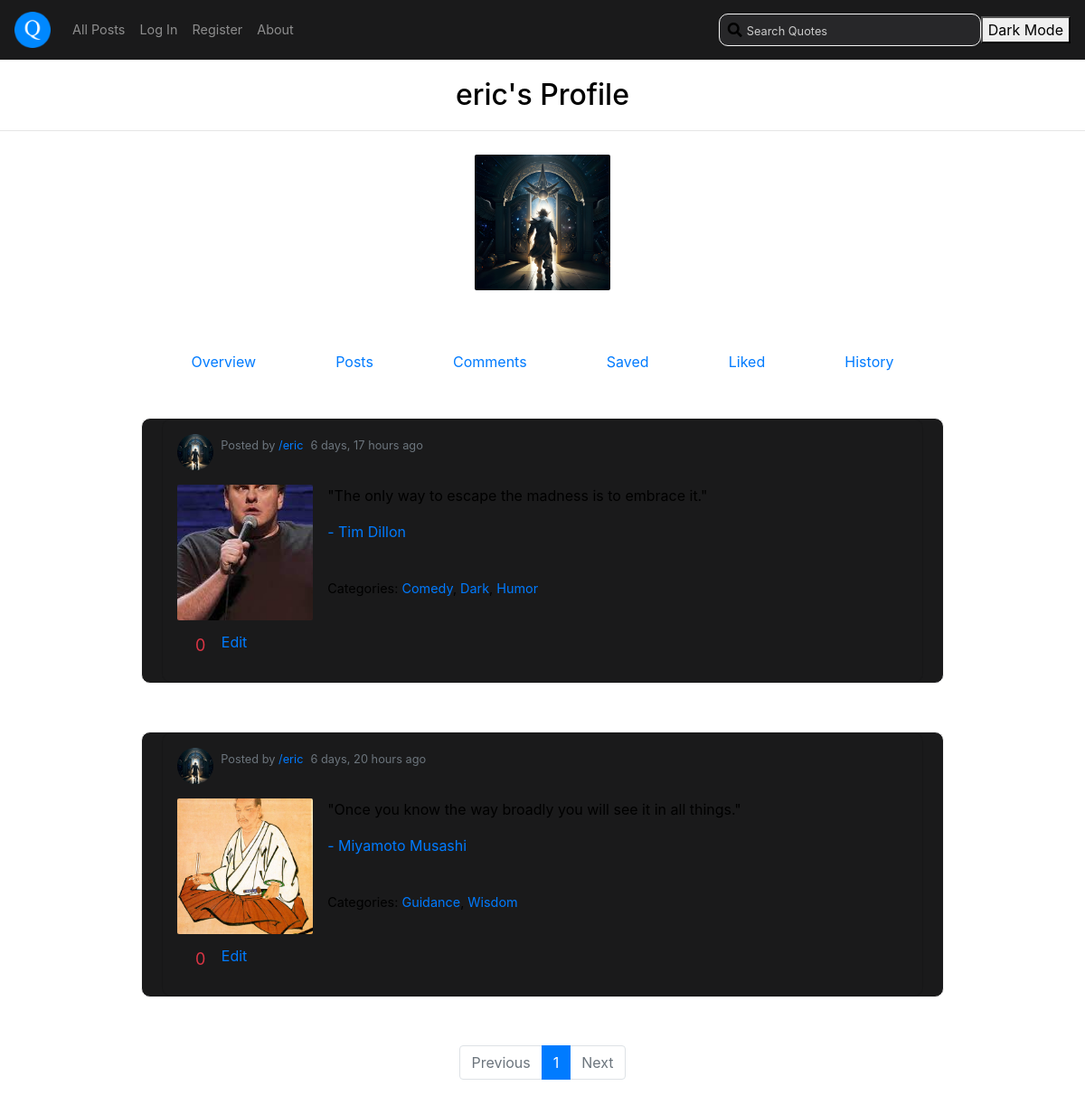
Screenshot of /profile/3/ with the database file from the repository.
### quote/models.py (models this page shows, shortened)
class User(AbstractUser):
    pass

class UserProfile(models.Model):
    user = models.OneToOneField(User, on_delete=models.CASCADE, related_name='userprofile')
    country_of_origin = models.CharField(max_length=200, blank=True)
    profile_picture = models.ImageField(upload_to='profile_pictures/', blank=True)
    birthday = models.DateField(blank=True, null=True)

class Quote(models.Model):
    text = models.TextField()
    author = models.ForeignKey(Author, on_delete=models.CASCADE, related_name='quotes')
    categories = models.ManyToManyField(Category, related_name='quotes')
    user = models.ForeignKey(User, on_delete=models.CASCADE, related_name='quotes')    # user that posted the quote
    timestamp = models.DateTimeField(auto_now_add=True)

class Author(models.Model):
    name = models.CharField(max_length=200)
    bio = models.TextField(blank=True)
    image = models.ImageField(upload_to='authors/', blank=True)

class Category(models.Model):
    name = models.CharField(max_length=200)

### quote/views.py (the view)
# urls.py: path('profile/<int:id>/', views.profile, name='profile'),
def profile(request, id):
    try:
        userprofile = User.objects.get(pk=id)
        quotes = Quote.objects.filter(user=userprofile).order_by('-timestamp')
        paginator = Paginator(quotes, 10)
        page_number = request.GET.get('page')
        page_obj = paginator.get_page(page_number)
        quote_count = Quote.objects.filter(user=userprofile).count()
        comment_count = Comment.objects.filter(user=userprofile).count()
        like_count = Like.objects.filter(user=userprofile).count()
        is_following = False
        if request.user.is_authenticated:
            is_following = Follow.objects.filter(follower=request.user, followed=userprofile).exists()
        return render(request, "quote/profile.html", {
            'page_obj': page_obj,
            'userprofile': userprofile,
            'quote_count': quote_count,
            'comment_count': comment_count,
            'like_count': like_count,
            'is_following': is_following,
        })
    except ObjectDoesNotExist:
        return HttpResponse("User does not exist", status=404)

### quote/templates/quote/profile.html (shortened to what this page needs)
{% extends "quote/layout.html" %}
{% block body %}
    <h2>{% if userprofile %} {{userprofile.username}}'s {% endif %}Profile</h2>
    <hr>
    <div class="container">
        <div class="profile-info">
            {% if userprofile.userprofile.profile_picture %}
                <img src="{{ userprofile.userprofile.profile_picture.url }}" alt="Profile image" style="width: 150px; height: 150px; border-radius: 2px; object-fit: cover;">
            {% else %}
                <p>No profile picture.</p>
            {% endif %}
            <br>
        </div>
        <div class="profile-links-view" id="profile-links-view">
            <a href="#" class="overview-link" id="overview-link">Overview</a>
            <a href="#" class="posts-link" id="posts-link">Posts</a>
            <a href="#" class="comments-link" id="comments-link">Comments</a>
            <a href="#" class="saved-link" id="saved-link">Saved</a>
            <a href="#" class="liked-link" id="liked-link">Liked</a>
            <a href="#" class="history-link" id="history-link">History</a>
        </div>
        <div class="profile-view" id="profile-view" data-id="{{ userprofile.id }}">
            <div class="posts-view" id="posts-view">
                {% if page_obj %}
                    {% for quote in page_obj %}
                        <div class="row">
                            <div class="card">
                                <div class="card-body">
                                    <div class="d-flex align-items-center mb-3">
                                        {% if quote.user.userprofile.profile_picture %}
                                            <img class="rounded-circle" src="{{ quote.user.userprofile.profile_picture.url }}" alt="User Profile Picture" style="width: 40px; height: 40px;">
                                        {% else %}
                                            <img class="rounded-circle" src="#" alt="User Profile Picture" style="width: 40px; height: 40px;">
                                        {% endif %}
                                        <div class="d-flex align-items-center ml-2">
                                            <p class="text-muted small mr-2">Posted by <a href="{% url 'profile' quote.user.id %}">/{{ quote.user.username }}</a></p>
                                            <p class="text-muted small">{{ quote.timestamp|timesince }} ago</p>
                                        </div>
                                    </div>
                                    <div class="media">
                                        {% if quote.author.image %}
                                            <img class="mr-3" src="{{ quote.author.image.url }}" alt="Author Image" style="width: 150px; height: 150px; border-radius: 2px; object-fit: cover;">
                                        {% else %}
                                            <p>No image available</p>
                                        {% endif %}
                                        <div class="media-body">
                                            <blockquote>
                                                <p>"{{ quote.text }}"</p>
                                                <a href="{% url 'author' quote.author.id %}"><footer>- {{ quote.author.name }}</footer></a>
                                            </blockquote>
                                            <br>
                                            <p style="font-size: 0.9em;">Categories:
                                                {% for category in quote.categories.all|dictsort:"name" %}
                                                    <a href="{% url 'category' category.name %}">{{ category.name }}</a>{% if not forloop.last %}, {% endif %}
                                                {% endfor %}
                                            </p>
                                        </div>
                                    </div>
                                    {% if userprofile.is_authenticated %}
                                        <button style="text-decoration: none;" class="btn btn-link like-btn" id="like-btn-{{quote.id}}" data-post-id="{{quote.id}}">
                                            <span id="like-count-{{quote.id}}" class="like-count">{{ quote.likes.count }}</span>
                                        </button>
                                    {% endif %}
                                    {% if userprofile.is_authenticated and userprofile == quote.user %}
                                        <a href="#" id="edit-link" data-post-id="{{post.id}}">Edit</a>
                                    {% endif %}
                                </div>
                            </div>
                        </div>
                    {% endfor %}
                        <nav aria-label="Page navigation example">
                            <ul class="pagination justify-content-center">
                                <li class="page-item {% if not page_obj.has_previous %}disabled{% endif %}">
                                    {% if page_obj.has_previous %}
                                        <a class="page-link" href="?page={{ page_obj.previous_page_number }}" tabindex="-1" aria-disabled="true">Previous</a>
                                    {% else %}
                                        <span class="page-link">Previous</span>
                                    {% endif %}
                                </li>
                                {% for page_num in page_obj.paginator.page_range %}
                                    {% if page_obj.number == page_num %}
                                        <li class="page-item active"><span class="page-link">{{ page_num }}</span></li>
                                    {% elif page_num > page_obj.number|add:'-3' and page_num < page_obj.number|add:'3' %}
                                        <li class="page-item"><a class="page-link" href="?page={{ page_num }}">{{ page_num }}</a></li>
                                    {% endif %}
                                {% endfor %}
                                <li class="page-item {% if not page_obj.has_next %}disabled{% endif %}">
                                    {% if page_obj.has_next %}
                                        <a class="page-link" href="?page={{ page_obj.next_page_number }}">Next</a>
                                    {% else %}
                                        <span class="page-link">Next</span>
                                    {% endif %}
                                </li>
                            </ul>
                        </nav>
                    </div>
                {% else %}
                    <p>No posts.</p>
                {% endif %}
            </div>
        </div>
    </div>
{% endblock %}

### quote/static/quote/styles.css (style rules this page uses)
body { background-color: white; color: black; margin: 0; align-items: center; min-height: 100vh; width: 100%; }
h2 { margin: 20px 20px; text-align: center; }
.container { display: flex; flex-direction: column; justify-content: center; align-items: center; width: 100%; margin: 0 auto 20px auto; }
.row { display: flex; justify-content: center; align-items: center; background-color: rgb(26, 26, 27); border: 0.5px solid whitesmoke; transition: border 0.1s ease; border-radius: 10px; width: 80%; margin: 0 auto 20px auto; }
.profile-info { display: flex; flex-direction: column; justify-content: center; align-items: center; width: 100%; padding: 10px; }
.profile-links-view { display: flex; justify-content: space-between; width: 70%; margin-bottom: 50px; }
.profile-view { display: flex; flex-direction: column; justify-content: center; align-items: center; width: 100%; }
.posts-view { display: flex; flex-direction: column; justify-content: center; align-items: center; width: 100%; margin: 0 auto 20px auto; }
.card { width: 95%; background-color: rgb(26, 26, 27); border-radius: 10px; }
.card-body { padding: 1.0rem; }
.btn { background-color: #007bff; border: none; color: white; padding: 5px 10px; text-align: center; text-decoration: none; display: inline-block; font-size: 1rem; margin: 3px 3px; cursor: pointer; }
.like-btn { border: none; background-color: transparent; color: #dc3545; font-size: 1.5rem; cursor: pointer; }
.like-count { font-size: 18px; }

### rows the page displays
User: username "eric", userprofile.profile_picture (picture)
Quote: user.userprofile.profile_picture (picture), user.username "eric", timestamp "6 days, 17 hours", author.image (picture), text "The only way to escape the madness is to embrace it.", author.name "Tim Dillon", likes.count "0"
Category: name "Comedy"
Category: name "Dark"
Category: name "Humor"
Quote: user.userprofile.profile_picture (picture), user.username "eric", timestamp "6 days, 20 hours", author.image (picture), text "Once you know the way broadly you will see it in all things.", author.name "Miyamoto Musashi", likes.count "0"
Category: name "Guidance"
Category: name "Wisdom"

### other values shown
{{ page_num }} "1"
